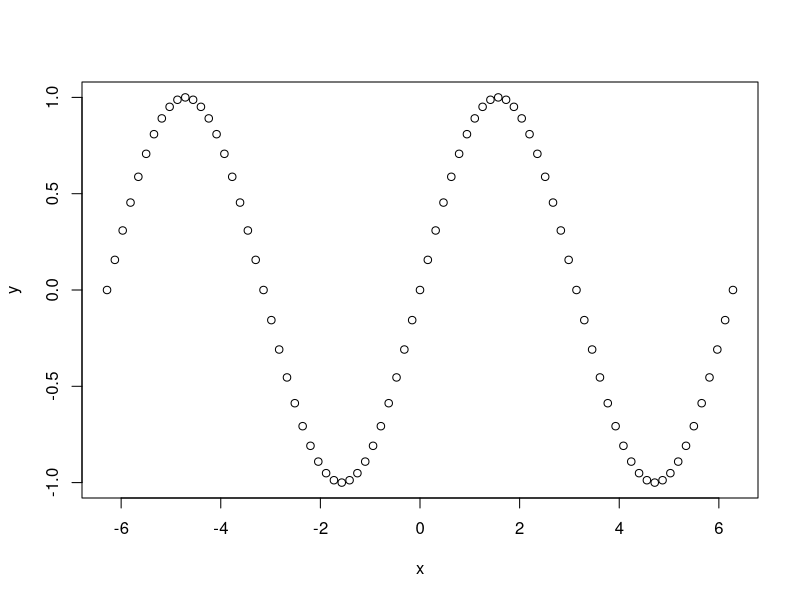
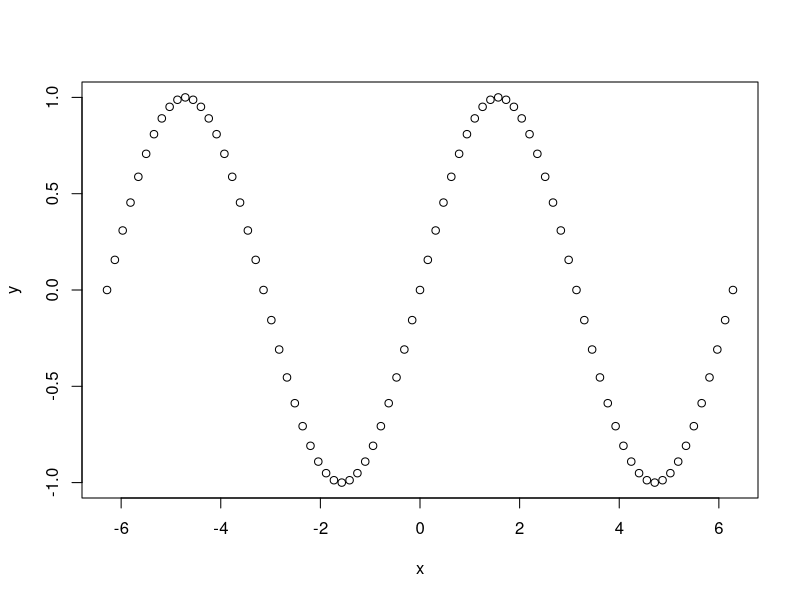
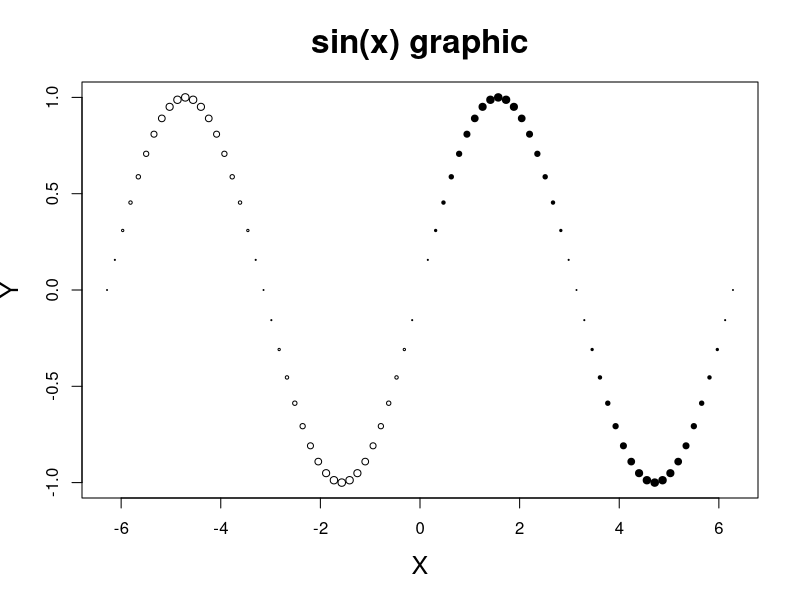
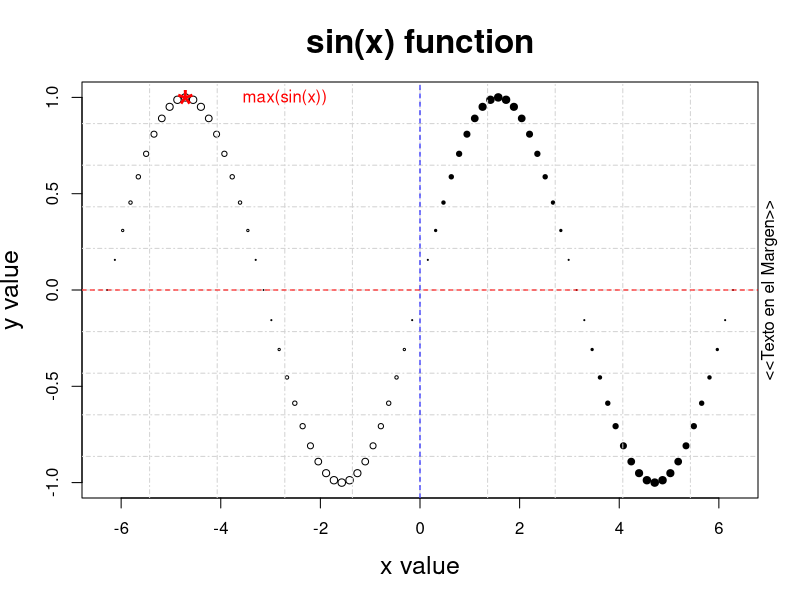
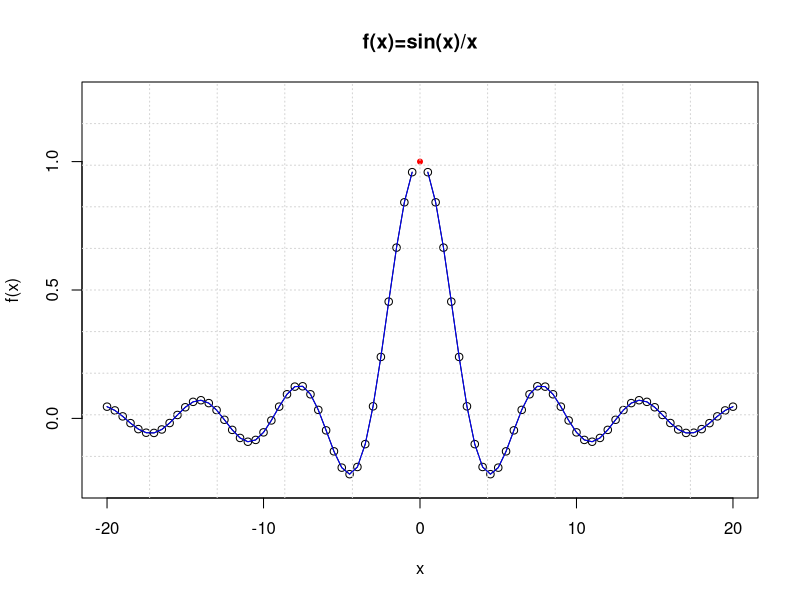
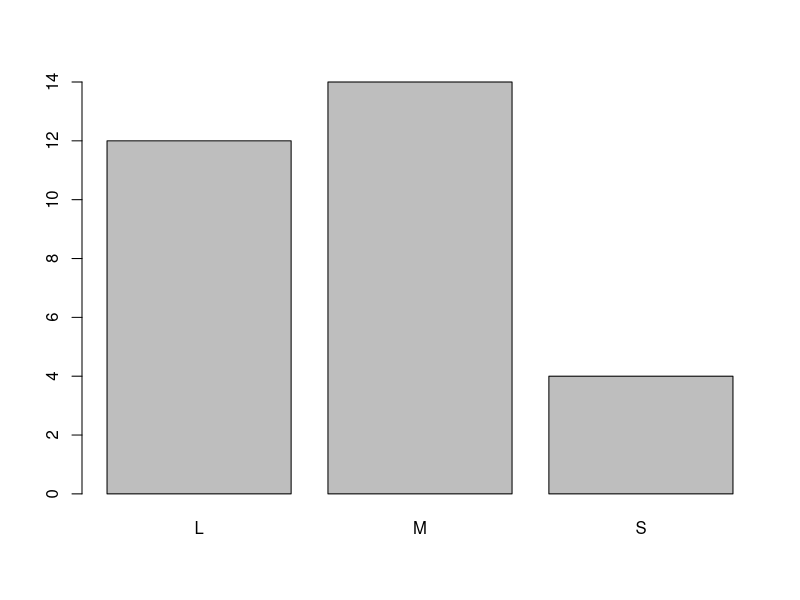
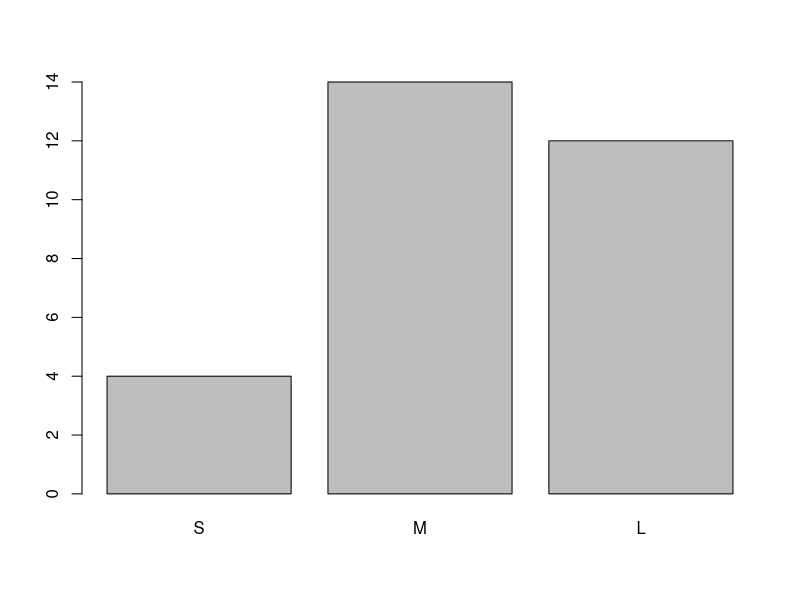
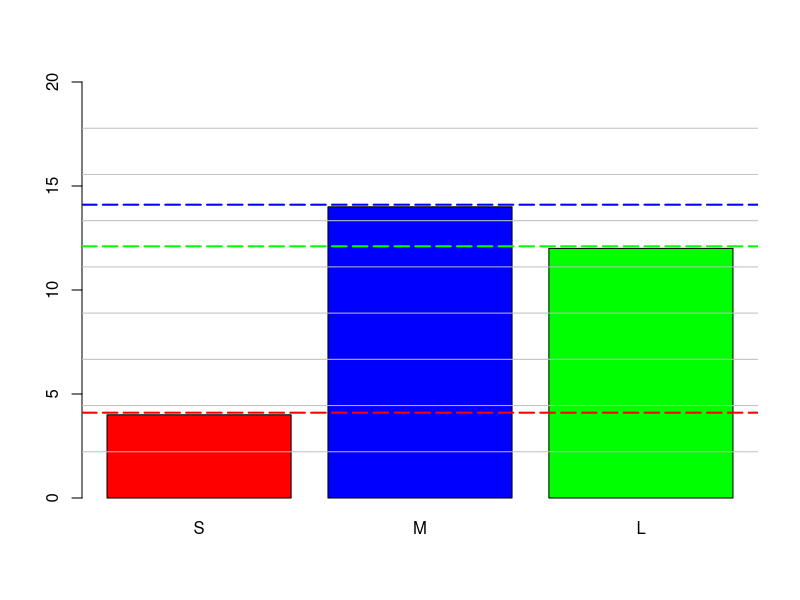

Recreate these plots in R, in order.
## ---- chunk 1
knitr::opts_chunk$set(echo = TRUE)
## ---- chunk 2

## ---- chunk 3
x <- seq(from=-2*pi,to=2*pi,by=pi/20) #vector
y <- sin(x) #vector
plot(x,y) #graphic
## ---- chunk 4
M <- cbind(x,y) #matrix
plot(M) #same graphic
## ---- chunk 5
plot(x,y,xlab="X",ylab="Y",
     main="sin(x) graphic",
     cex.main=2,cex.lab=1.5,
     pch=21,col=1,bg=(x>0),
     cex=abs(y))
## ---- chunk 6
plot(x,y,xlab="x value",ylab="y value",
     main="sin(x) function",
     cex.main=2,cex.lab=1.5,
     pch=21,col=1,bg=(x>0),
     cex=abs(y))
grid(nx=10,ny=10,lty=4) 
abline(h=0,col="red",lty=2)
abline(v=0,col="blue",lty=2)
points(x =-3*pi/2 ,y=sin(-3*pi/2),pch="*",col="red",cex=3)
text(x =-3*pi/2+2 ,y=sin(-3*pi/2),labels="max(sin(x))",col="red")
mtext("<<Texto en el Margen>>", side = 4)
## ---- chunk 7
#solución:
x <- seq(from=-20, to=20, by=0.5);
y <- sin(x)/x;
plot(x,y, ylab="f(x)", xlab = "x", ylim = c(-0.25,1.25), type = "o", main = "f(x)=sin(x)/x");
points(x=0,y = 1, pch = 20, col="red");
grid(nx = 10, ny = 10);
lines(x,y,col="blue")

## ---- chunk 8
sex.v <- c('M', 'F', 'F', 'M', 'M', 'F')
sex.f <- factor(sex.v) # unordered
sex.w <- as.character(sex.f) # restore
## ---- chunk 9
size.v <- c('S', 'L', 'M', 'L', 'S', 'M')
size.f <- factor(size.v, ordered=TRUE)
# ordered L < M < S from underlying type
## ---- chunk 10
size.lvls <- c('S', 'M', 'L') # set order
size.f <- factor(size.v, levels=size.lvls, ordered=TRUE)
# above: ordered (low to high) by levels
## ---- chunk 11
levels <- c(1, 2, 3, 99) # from codesheet
labels <- c('Love','Neutral','Hate',NA)
data.v <- c(1, 2, 3, 99, 1, 2, 1, 2, 99)
data.f <- factor(data.v, levels=levels)
data.f <- factor(data.v, levels=levels,labels=labels)
# levels: input - how factor() reads in
# labels: output - how factor() puts out
# Note: if specified, labels become the internal reference and coding frame
## ---- chunk 12
f <- factor(c("a","b","c")) # example data
levels(f) # -> get all levels
levels(f)[1] # -> get a specific level
## ---- chunk 13
s <- factor(c("single", "married", "married", "single"));
s
#solution
any(levels(s)=="Divorced")
levels(s) = c("Single", "Married", "Divorced")
s[2] <- "Divorced"
s
## ---- chunk 14
v<-c(40L, 35L, 69L, 74L, 38L, 58L, 13L, 27L, 17L, 68L, 21L, 80L, 
42L, 19L, 29L, 52L, 65L, 40L, 80L, 23L, 59L, 78L, 37L, 38L, 76L, 
75L, 3L, 22L, 29L, 29L)

#solution
cutValuesStrings <- cut(v, 3, ordered_result = TRUE, labels = c("young","adult","older"))
cutValuesStrings

cutValues <- cut(v, 3)
number <- levels(cutValues)[3]
comaCarachter <- gregexpr(pattern =',',number)[1][[1]][1]

number <- substr(number, 2, comaCarachter - 1)
number <- as.numeric(number)

v[v < number]
## ---- chunk 15
v<-c("L", "M", "M", "L", "M", "L", "M", "L", "L", "L", "M", "M", 
"L", "M", "S", "L", "M", "S", "M", "L", "M", "L", "S", "S", "M", 
"L", "L", "M", "M", "M")
plot(factor(v)) # unordered
plot(factor(v, levels=c('S', 'M', 'L'), ordered=TRUE)) #ordered
## ---- chunk 16
#solución: 
plot(factor(v, levels=c('S', 'M', 'L'), ordered=TRUE),
     col = c("red", "blue", "green"),ylim = c(0,20), plot = TRUE) #ordered
grid(nx = 0, ny = 9, lty = 1, col = "gray")
# La suma del 0.05 es para que el borde no lo tape
abline(h = length(v[v == "S"]) + 0.1, lty = 5, col = "red", lwd = 2)
abline(h = length(v[v == "M"]) + 0.1, lty = 5, col = "blue", lwd = 2)
abline(h = length(v[v == "L"]) + 0.1, lty = 5, col = "green", lwd = 2)
## ---- chunk 17
l1 <- list('cat', 5, 1:10, FALSE) # unnamed 
l2 <- list(x='dog', y=5+2i, z=3:8) # named 
l3 <- c(l1, l2) # one list partially named 
l4 <- list(l1, l2) # a list of 2 lists
## ---- chunk 18
j <- list(a='cat', b=5, c=FALSE)
x1 <- j$a # puts 1-item char vec 'cat' in x
x2 <- j[['a']] # much the same as above
x3 <- j['a'] # puts 1-item list 'cat' in x
x4 <- j[[1]] # 1-item char vec 'cat' in x
x5 <- j[1] # puts 1-item list 'cat' in x
## ---- chunk 19
l <- list(x='a', y='b', z='c', t='d')
n <- list(c("a","b","c"))

#solucion 
l[6] <- n
w <- list(1:5)
l["k"]<- w
l["w"]<-"e"
#♠ El valor 5 lo añade como nulo

## ---- chunk 20
vocals<-list(story = c("e", "e", "e", "e", "a", "e", "o", 
"o", "o", "a"), poetry = c("e", "e", "i", "e", "e"), book = c("e", 
"e", "e", "o", "e", "o", "u", "o", "e", "e", "a", "i", "a", "u", 
"e", "a", "o", "u", "e", "e", "a", "e", "a", "o", "e", "a", "a", 
"e", "o", "e", "u", "o", "u", "a", "o", "u", "i", "a", "a", "u", 
"a", "a", "e", "u", "a", "e", "a", "e", "a", "a"), notebook = c("a", 
"o", "e", "e", "e", "a", "a", "i", "e", "a", "u", "e", "e", "i", 
"a", "e", "e", "o", "e", "e"), booklet = c("e", "e", "o", "i", 
"i", "o", "a", "i", "i", "a", "i", "e", "i", "o", "a", "a", "o", 
"o", "o", "e", "o", "a", "o", "i", "o", "e", "e", "i", "a", "u"
))

# solution
str(vocals)
#Tiene 5 elementos la lista y la más grande es book que tiene 50
f.notebook <- vocals["notebook"]
f.notebook

## ---- chunk 21
hotel<-list()

#solution
listRachel <- list();
listRachel["name"]="Rachel";
listRachel["surname"]="Wisz";
listRachel["age"]="48";

listGerard <- list();
listGerard["name"]<-"Gerard";
listGerard["surname"]<-"Butler";
listGerard["age"]<-"48";
hotel <- list(listRachel,listGerard)
hotel

## ---- chunk 22

